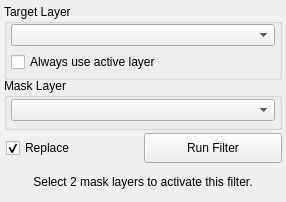
<?xml version="1.0" encoding="UTF-8"?>
<ui version="4.0">
 <class>XorFilterInterface</class>
 <widget class="QWidget" name="XorFilterInterface">
  <property name="geometry">
   <rect>
    <x>0</x>
    <y>0</y>
    <width>286</width>
    <height>202</height>
   </rect>
  </property>
  <property name="sizePolicy">
   <sizepolicy hsizetype="Preferred" vsizetype="Preferred">
    <horstretch>0</horstretch>
    <verstretch>0</verstretch>
   </sizepolicy>
  </property>
  <property name="minimumSize">
   <size>
    <width>213</width>
    <height>139</height>
   </size>
  </property>
  <property name="baseSize">
   <size>
    <width>213</width>
    <height>139</height>
   </size>
  </property>
  <property name="windowTitle">
   <string>XorFilter</string>
  </property>
  <layout class="QVBoxLayout" name="verticalLayout">
   <property name="spacing">
    <number>2</number>
   </property>
   <property name="margin">
    <number>4</number>
   </property>
   <item>
    <widget class="QGroupBox" name="target_groupbox_">
     <property name="minimumSize">
      <size>
       <width>0</width>
       <height>76</height>
      </size>
     </property>
     <property name="maximumSize">
      <size>
       <width>16777215</width>
       <height>76</height>
      </size>
     </property>
     <property name="title">
      <string>Target Layer</string>
     </property>
     <property name="alignment">
      <set>Qt::AlignLeading|Qt::AlignLeft|Qt::AlignTop</set>
     </property>
     <property name="checkable">
      <bool>false</bool>
     </property>
     <layout class="QVBoxLayout" name="verticalLayout_4">
      <property name="spacing">
       <number>6</number>
      </property>
      <property name="leftMargin">
       <number>4</number>
      </property>
      <property name="topMargin">
       <number>0</number>
      </property>
      <property name="rightMargin">
       <number>4</number>
      </property>
      <property name="bottomMargin">
       <number>4</number>
      </property>
      <item>
       <widget class="QtUtils::QtDropableComboBox" name="target_layer_">
        <property name="sizePolicy">
         <sizepolicy hsizetype="Ignored" vsizetype="Fixed">
          <horstretch>0</horstretch>
          <verstretch>0</verstretch>
         </sizepolicy>
        </property>
       </widget>
      </item>
      <item>
       <widget class="QWidget" name="widget_2" native="true">
        <property name="minimumSize">
         <size>
          <width>0</width>
          <height>20</height>
         </size>
        </property>
        <layout class="QHBoxLayout" name="horizontalLayout_3">
         <property name="spacing">
          <number>0</number>
         </property>
         <property name="margin">
          <number>0</number>
         </property>
         <item>
          <widget class="QCheckBox" name="use_active_layer_">
           <property name="text">
            <string>Always use active layer</string>
           </property>
          </widget>
         </item>
        </layout>
       </widget>
      </item>
     </layout>
    </widget>
   </item>
   <item>
    <widget class="QGroupBox" name="connected_to_mask_groupbox_">
     <property name="minimumSize">
      <size>
       <width>0</width>
       <height>52</height>
      </size>
     </property>
     <property name="maximumSize">
      <size>
       <width>16777215</width>
       <height>52</height>
      </size>
     </property>
     <property name="title">
      <string>Mask Layer</string>
     </property>
     <property name="alignment">
      <set>Qt::AlignLeading|Qt::AlignLeft|Qt::AlignTop</set>
     </property>
     <layout class="QVBoxLayout" name="verticalLayout_5">
      <property name="spacing">
       <number>0</number>
      </property>
      <property name="leftMargin">
       <number>4</number>
      </property>
      <property name="topMargin">
       <number>0</number>
      </property>
      <property name="rightMargin">
       <number>4</number>
      </property>
      <property name="bottomMargin">
       <number>4</number>
      </property>
      <item>
       <widget class="QtUtils::QtDropableComboBox" name="mask_layer_">
        <property name="sizePolicy">
         <sizepolicy hsizetype="Ignored" vsizetype="Fixed">
          <horstretch>0</horstretch>
          <verstretch>0</verstretch>
         </sizepolicy>
        </property>
       </widget>
      </item>
     </layout>
    </widget>
   </item>
   <item>
    <widget class="QWidget" name="replaceRunWidget" native="true">
     <property name="minimumSize">
      <size>
       <width>0</width>
       <height>32</height>
      </size>
     </property>
     <property name="maximumSize">
      <size>
       <width>16777215</width>
       <height>32</height>
      </size>
     </property>
     <layout class="QHBoxLayout" name="horizontalLayout" stretch="1,1">
      <property name="spacing">
       <number>0</number>
      </property>
      <property name="leftMargin">
       <number>2</number>
      </property>
      <property name="topMargin">
       <number>0</number>
      </property>
      <property name="rightMargin">
       <number>0</number>
      </property>
      <property name="bottomMargin">
       <number>0</number>
      </property>
      <item>
       <widget class="QCheckBox" name="replaceCheckBox">
        <property name="text">
         <string>Replace</string>
        </property>
        <property name="checked">
         <bool>true</bool>
        </property>
       </widget>
      </item>
      <item>
       <widget class="QPushButton" name="runFilterButton">
        <property name="minimumSize">
         <size>
          <width>0</width>
          <height>30</height>
         </size>
        </property>
        <property name="text">
         <string>Run Filter</string>
        </property>
       </widget>
      </item>
     </layout>
    </widget>
   </item>
   <item>
    <widget class="QWidget" name="message_alert_" native="true">
     <property name="minimumSize">
      <size>
       <width>0</width>
       <height>32</height>
      </size>
     </property>
     <layout class="QHBoxLayout" name="horizontalLayout_5">
      <property name="spacing">
       <number>0</number>
      </property>
      <property name="margin">
       <number>4</number>
      </property>
      <item>
       <widget class="QLabel" name="message_">
        <property name="text">
         <string>Select 2 mask layers to activate this filter.</string>
        </property>
        <property name="alignment">
         <set>Qt::AlignCenter</set>
        </property>
        <property name="wordWrap">
         <bool>true</bool>
        </property>
       </widget>
      </item>
     </layout>
    </widget>
   </item>
  </layout>
 </widget>
 <customwidgets>
  <customwidget>
   <class>QtUtils::QtDropableComboBox</class>
   <extends>QComboBox</extends>
   <header location="global">QtUtils/Widgets/QtDropableComboBox.h</header>
  </customwidget>
 </customwidgets>
 <resources/>
 <connections/>
</ui>
